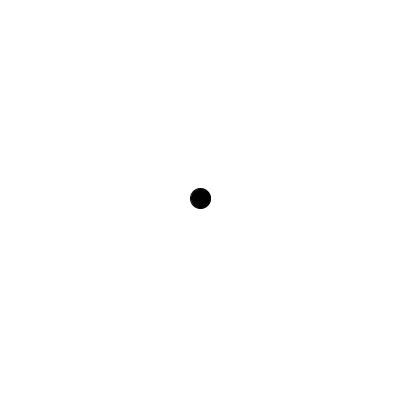
Frame 1 (no input)
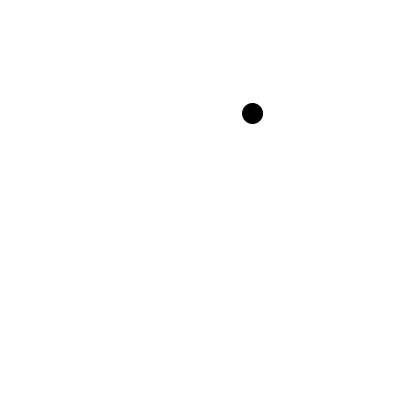
Frame 60 (the mouse pressed at the canvas centre just before this capture)
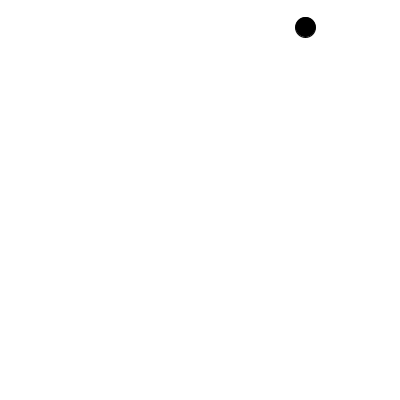
Frame 120 (the mouse held since frame 60 and released just before this capture)

The Processing sketch that drew these frames (run headless with seeded random() and noise(); from frame 60 on, the mouse is pressed at the canvas centre):

// Processing sketch: euler_integration_01
// ── euler_integration_01.pde
/**
 * Euler Integration (v01)
 * Pos  +=  spd 
 */


EulerBall ball;

void setup() {
  size(400, 400);
  PVector pos = new PVector(width/2, height/2);
  PVector spd = new PVector(random(-3, 3), random(-3, 3));
  ball = new EulerBall(pos, spd, 10);
}

void draw() {
  background(255);
  //fill(255, 2);
  //rect(-1, -1, width+1, height+1);
  fill(0);
  ball.move();
  ball.render();
  ball.boundsCollision();
}



// ── EulerBall.pde
class EulerBall {

  PVector pos;
  PVector spd;
  float radius;

  EulerBall() {
  }

  EulerBall(PVector pos, PVector spd, float radius) {
    this.pos = pos;
    this.spd = spd;
    this.radius = radius;
  }

  void move() {
    pos.add(spd);
  }

  void render() {
    ellipse(pos.x, pos.y, radius*2, radius*2);
  }

  void boundsCollision() {
    if (pos.x>width-radius) {
      pos.x = width-radius;
      spd.x *=-1;
    } 
    else if (pos.x<radius) {
      pos.x = radius;
      spd.x *=-1;
    }

    if (pos.y<radius) {
      pos.y = radius;
      spd.y *=-1;
    } 

    if (pos.y>height-radius) {
      pos.y = height-radius;
      spd.y *=-1;
    }
  }
}
